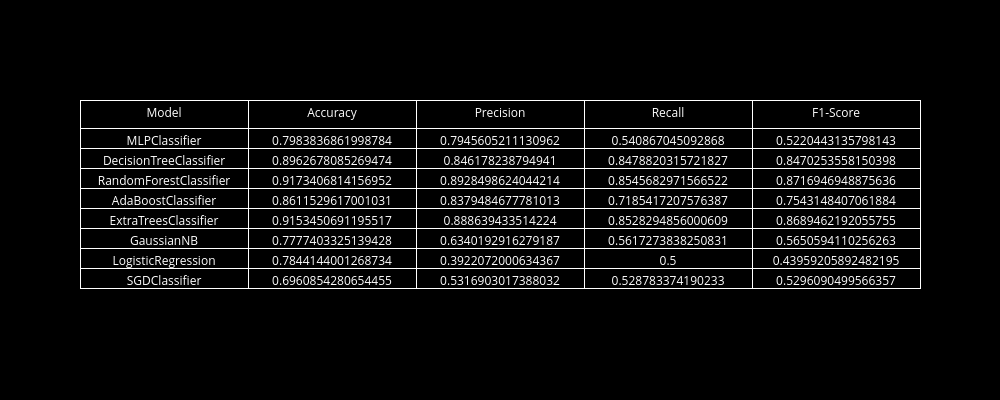

Notebook code for this chart:
### Code cell
import plotly.graph_objects as go

# Create the Plotly figure
fig = go.Figure(data=go.Table(
    header=dict(values=['Model', 'Accuracy', 'Precision', 'Recall', 'F1-Score'],
                fill_color='black',
                font=dict(color='white'),
                align='center'),
    cells=dict(values=[models_report['Model'], models_report['Accuracy'], models_report['Precision'],
                       models_report['Recall'], models_report['F1-Score']],
               fill_color='black',
               font=dict(color='white'),
               align='center')))

# Update layout for dark background and white font
fig.update_layout(
    paper_bgcolor='black',
    plot_bgcolor='black',
    font=dict(color='white'))

# Display the plot
fig.update_layout(width=1000, height=400)
fig.show()

### Figure 1 — Plotly figure (JSON) as saved in the notebook; plotly's stock layout.template omitted (floating-point values rounded to 4 significant figures)
{"data": [{"cells": {"align": "center", "fill": {"color": "black"}, "font": {"color": "white"}, "values": [["MLPClassifier", "DecisionTreeClassifier", "RandomForestClassifier", "AdaBoostClassifier", "ExtraTreesClassifier", "GaussianNB", "LogisticRegression", "SGDClassifier"], [0.7984, 0.8963, 0.9173, 0.8612, 0.9153, 0.7777, 0.7844, 0.6961], [0.7946, 0.8462, 0.8928, 0.8379, 0.8886, 0.634, 0.3922, 0.5317], [0.5409, 0.8479, 0.8546, 0.7185, 0.8528, 0.5617, 0.5, 0.5288], [0.522, 0.847, 0.8717, 0.7543, 0.8689, 0.5651, 0.4396, 0.5296]]}, "header": {"align": "center", "fill": {"color": "black"}, "font": {"color": "white"}, "values": ["Model", "Accuracy", "Precision", "Recall", "F1-Score"]}, "type": "table"}], "layout": {"font": {"color": "white"}, "height": 400, "paper_bgcolor": "black", "plot_bgcolor": "black", "width": 1000}}
